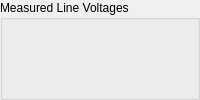
      <widget class="QGroupBox" name="groupBox_15">
       <property name="title">
        <string>Measured Line Voltages</string>
       </property>
       <layout class="QGridLayout" name="gridLayout_6">
        <item row="1" column="0">
         <widget class="CompactEpc" name="compactepc_34">
          <property name="signal_path" stdset="0">
           <string>StatusLineToLineVoltages;L2ToL1Voltage_measured</string>
          </property>
          <property name="label_override" stdset="0">
           <string/>
          </property>
          <property name="label_visible" stdset="0">
           <bool>true</bool>
          </property>
          <property name="units_visible" stdset="0">
           <bool>true</bool>
          </property>
         </widget>
        </item>
        <item row="0" column="0">
         <widget class="CompactEpc" name="compactepc_33">
          <property name="signal_path" stdset="0">
           <string>StatusLineToLineVoltages;L1ToL3Voltage_measured</string>
          </property>
          <property name="label_override" stdset="0">
           <string/>
          </property>
          <property name="label_visible" stdset="0">
           <bool>true</bool>
          </property>
          <property name="units_visible" stdset="0">
           <bool>true</bool>
          </property>
         </widget>
        </item>
        <item row="3" column="0">
         <widget class="CompactEpc" name="compactepc_36">
          <property name="signal_path" stdset="0">
           <string>StatusAC;VoltageAC_measured</string>
          </property>
          <property name="label_override" stdset="0">
           <string>Average</string>
          </property>
          <property name="label_visible" stdset="0">
           <bool>true</bool>
          </property>
          <property name="units_visible" stdset="0">
           <bool>true</bool>
          </property>
         </widget>
        </item>
        <item row="2" column="0">
         <widget class="CompactEpc" name="compactepc_35">
          <property name="signal_path" stdset="0">
           <string>StatusLineToLineVoltages;L3ToL2Voltage_measured</string>
          </property>
          <property name="label_override" stdset="0">
           <string/>
          </property>
          <property name="label_visible" stdset="0">
           <bool>true</bool>
          </property>
          <property name="units_visible" stdset="0">
           <bool>true</bool>
          </property>
         </widget>
        </item>
       </layout>
      </widget>
